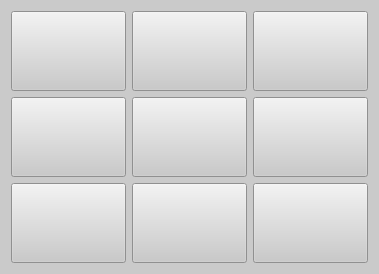
<?xml version="1.0" encoding="UTF-8"?>
<ui version="4.0">
 <class>Form</class>
 <widget class="QWidget" name="Form">
  <property name="windowModality">
   <enum>Qt::ApplicationModal</enum>
  </property>
  <property name="enabled">
   <bool>true</bool>
  </property>
  <property name="geometry">
   <rect>
    <x>0</x>
    <y>0</y>
    <width>290</width>
    <height>274</height>
   </rect>
  </property>
  <property name="sizePolicy">
   <sizepolicy hsizetype="Preferred" vsizetype="Preferred">
    <horstretch>0</horstretch>
    <verstretch>0</verstretch>
   </sizepolicy>
  </property>
  <property name="baseSize">
   <size>
    <width>0</width>
    <height>-1</height>
   </size>
  </property>
  <property name="cursor">
   <cursorShape>ArrowCursor</cursorShape>
  </property>
  <property name="acceptDrops">
   <bool>false</bool>
  </property>
  <property name="windowTitle">
   <string>Tick Toc Toe</string>
  </property>
  <property name="autoFillBackground">
   <bool>false</bool>
  </property>
  <property name="styleSheet">
   <string notr="true">background-color:#cacaca</string>
  </property>
  <layout class="QGridLayout" name="gridLayout">
   <item row="2" column="0">
    <widget class="QPushButton" name="btn_7">
     <property name="sizePolicy">
      <sizepolicy hsizetype="Expanding" vsizetype="Expanding">
       <horstretch>0</horstretch>
       <verstretch>0</verstretch>
      </sizepolicy>
     </property>
     <property name="font">
      <font>
       <pointsize>30</pointsize>
       <bold>true</bold>
      </font>
     </property>
     <property name="text">
      <string/>
     </property>
    </widget>
   </item>
   <item row="0" column="1">
    <widget class="QPushButton" name="btn_2">
     <property name="sizePolicy">
      <sizepolicy hsizetype="Expanding" vsizetype="Expanding">
       <horstretch>0</horstretch>
       <verstretch>0</verstretch>
      </sizepolicy>
     </property>
     <property name="font">
      <font>
       <pointsize>30</pointsize>
       <bold>true</bold>
      </font>
     </property>
     <property name="text">
      <string/>
     </property>
    </widget>
   </item>
   <item row="1" column="1">
    <widget class="QPushButton" name="btn_5">
     <property name="sizePolicy">
      <sizepolicy hsizetype="Expanding" vsizetype="Expanding">
       <horstretch>0</horstretch>
       <verstretch>0</verstretch>
      </sizepolicy>
     </property>
     <property name="font">
      <font>
       <pointsize>30</pointsize>
       <bold>true</bold>
      </font>
     </property>
     <property name="text">
      <string/>
     </property>
    </widget>
   </item>
   <item row="2" column="2">
    <widget class="QPushButton" name="btn_9">
     <property name="sizePolicy">
      <sizepolicy hsizetype="Expanding" vsizetype="Expanding">
       <horstretch>0</horstretch>
       <verstretch>0</verstretch>
      </sizepolicy>
     </property>
     <property name="font">
      <font>
       <pointsize>30</pointsize>
       <bold>true</bold>
      </font>
     </property>
     <property name="text">
      <string/>
     </property>
    </widget>
   </item>
   <item row="2" column="1">
    <widget class="QPushButton" name="btn_8">
     <property name="sizePolicy">
      <sizepolicy hsizetype="Expanding" vsizetype="Expanding">
       <horstretch>0</horstretch>
       <verstretch>0</verstretch>
      </sizepolicy>
     </property>
     <property name="font">
      <font>
       <pointsize>30</pointsize>
       <bold>true</bold>
      </font>
     </property>
     <property name="text">
      <string/>
     </property>
    </widget>
   </item>
   <item row="0" column="2">
    <widget class="QPushButton" name="btn_3">
     <property name="sizePolicy">
      <sizepolicy hsizetype="Expanding" vsizetype="Expanding">
       <horstretch>0</horstretch>
       <verstretch>0</verstretch>
      </sizepolicy>
     </property>
     <property name="font">
      <font>
       <pointsize>30</pointsize>
       <bold>true</bold>
      </font>
     </property>
     <property name="text">
      <string/>
     </property>
    </widget>
   </item>
   <item row="1" column="0">
    <widget class="QPushButton" name="btn_4">
     <property name="sizePolicy">
      <sizepolicy hsizetype="Expanding" vsizetype="Expanding">
       <horstretch>0</horstretch>
       <verstretch>0</verstretch>
      </sizepolicy>
     </property>
     <property name="font">
      <font>
       <pointsize>30</pointsize>
       <bold>true</bold>
      </font>
     </property>
     <property name="text">
      <string/>
     </property>
    </widget>
   </item>
   <item row="0" column="0">
    <widget class="QPushButton" name="btn_1">
     <property name="sizePolicy">
      <sizepolicy hsizetype="Expanding" vsizetype="Expanding">
       <horstretch>0</horstretch>
       <verstretch>0</verstretch>
      </sizepolicy>
     </property>
     <property name="font">
      <font>
       <pointsize>30</pointsize>
       <bold>true</bold>
      </font>
     </property>
     <property name="text">
      <string/>
     </property>
    </widget>
   </item>
   <item row="1" column="2">
    <widget class="QPushButton" name="btn_6">
     <property name="sizePolicy">
      <sizepolicy hsizetype="Expanding" vsizetype="Expanding">
       <horstretch>0</horstretch>
       <verstretch>0</verstretch>
      </sizepolicy>
     </property>
     <property name="font">
      <font>
       <pointsize>30</pointsize>
       <bold>true</bold>
      </font>
     </property>
     <property name="text">
      <string/>
     </property>
    </widget>
   </item>
  </layout>
 </widget>
 <resources/>
 <connections/>
</ui>
